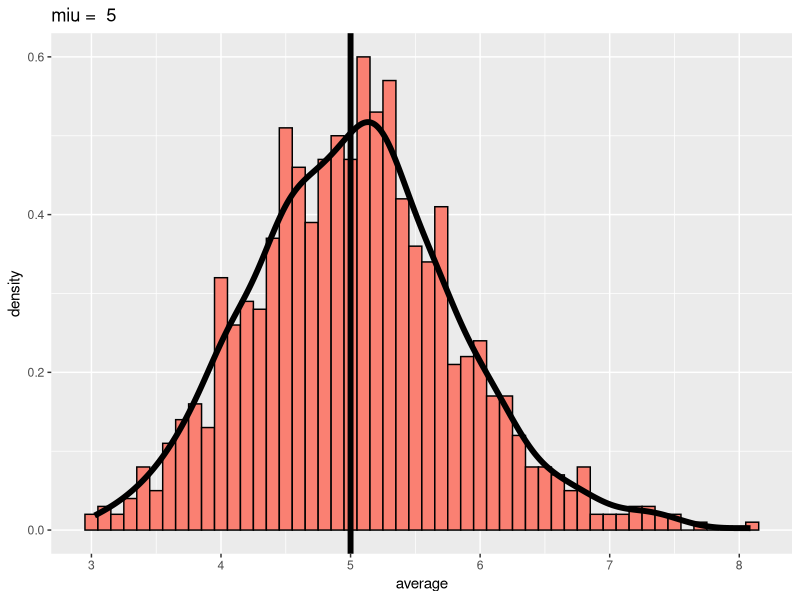
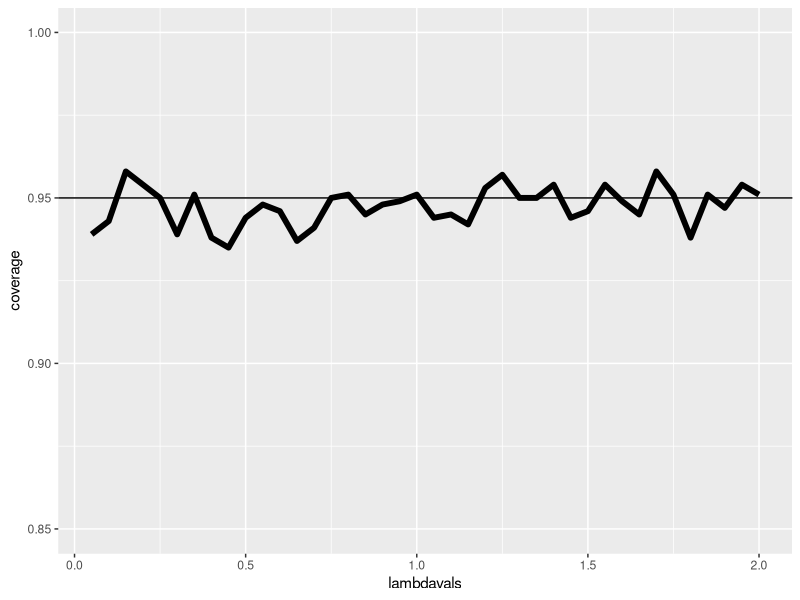

Recreate these plots in R, in order.
## ---- chunk 1
nosim <- 1000
n<-40
lambda<-0.2
mean(apply(matrix(rexp(nosim*n, lambda), ncol=n), 1, mean))
## ---- chunk 2
1/lambda
## ---- chunk 3
nosim <- 1000
n<-40
lambda<-0.2
sd(apply(matrix(rexp(nosim*n, lambda), ncol=n), 1, mean))^2
## ---- chunk 4
(1/lambda)^2/n
## ---- chunk 5
library(data.table)
nosim <- 1000
n<-40
lambda<-0.2
df<-data.table(average=apply(matrix(rexp(nosim*n, lambda), ncol=n), 1, mean))

library(ggplot2)

g <- ggplot(df, aes(x = average))
g <- g + geom_histogram(fill = "salmon",binwidth=0.1, aes(y = ..density..), colour = "black")
g <- g + geom_density(size = 2)
g <- g + geom_vline(xintercept = 1/lambda, size = 2)
miu<-1/lambda
g <- g + labs(title = paste('miu = ', miu))
g
## ---- chunk 6
lambdavals <- seq(0.05, 2.0, by = 0.05)
nosim <- 1000
n<-400
coverage <- sapply(lambdavals, function(lambda) {
  xhats<-matrix(rexp(nosim*n, lambda), ncol=n)
  miu<-apply(xhats, 1, mean)
  S<-apply(xhats, 1, sd)
  ll <- miu - 1.96*S/sqrt(n)
  ul <- miu + 1.96*S/sqrt(n)
  mean(ll < 1/lambda & ul > 1/lambda)
})

library(ggplot2)
g <- ggplot(data.frame(lambdavals,coverage), aes(x = lambdavals, y=coverage))
g <- g + geom_line(size=2)
g <- g + geom_hline(yintercept = 0.95)
g <- g + coord_cartesian(ylim = c(0.85,1))
g
